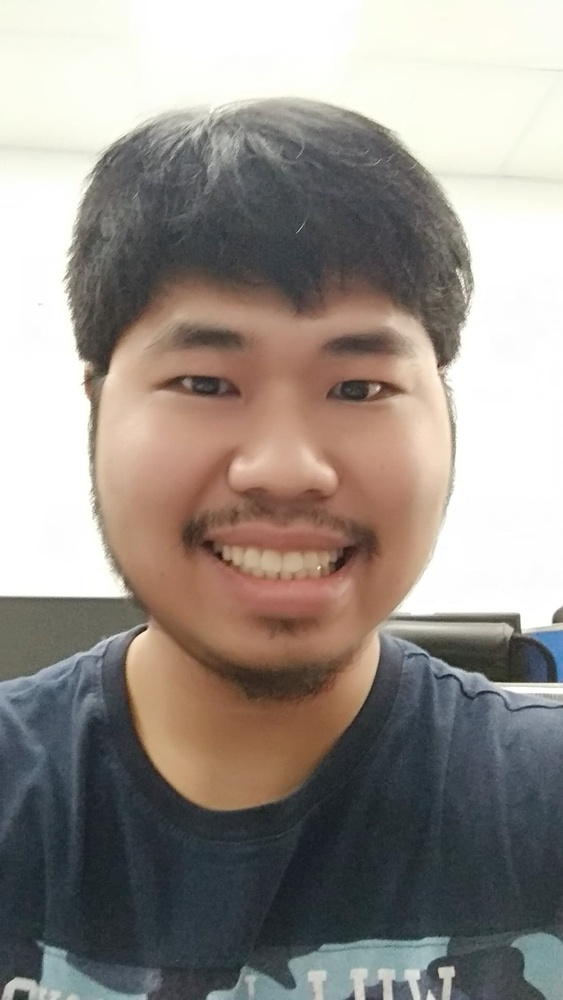
#> input picture victor.jpg, 563 x 1000 px, shrunk from 1094 x 1944 before the run
$ python HW2_code.py
#> lines starting #> are read from the running program, lines starting #| are printed output that depends on the picture; after the words box and inside, x2 and y2 are one past the last pixel; in counts of white or black regions, pixels touching at a corner belong together
import numpy as np
import cv2

face_cascade = cv2.CascadeClassifier('haarcascade_frontalface_default.xml')
eye_cascade = cv2.CascadeClassifier('haarcascade_eye.xml')
smile_cascade=cv2.CascadeClassifier('haarcascade_smile.xml')

#filename = 'friends'
#filename = 'GOT'
#filename = 'lena'
filename = 'victor'
face_eye_smile=[True,True,True]

img = cv2.imread(filename+'.jpg')
#> img is the input picture: shape (1000, 563, 3); mean B, G, R 137.6, 143.8, 151.1
gray = cv2.cvtColor(img, cv2.COLOR_BGR2GRAY)
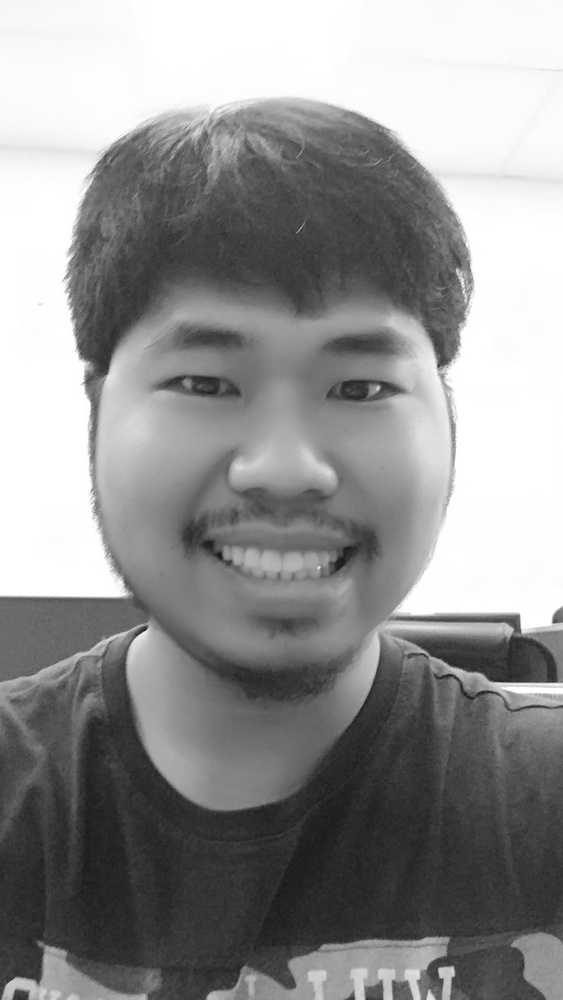
#> gray: shape (1000, 563); min 17, max 255, mean 145.3

if face_eye_smile[0]:

    faces = face_cascade.detectMultiScale(gray, 1.3, 5) ###
#> faces = [[57, 221, 423, 423]]
    for (x,y,w,h) in faces:
        img = cv2.rectangle(img,(x,y),(x+w,y+h),(255,0,0),2)
        roi_gray = gray[y:y+h, x:x+w]
        roi_color = img[y:y+h, x:x+w]
        if face_eye_smile[1]:
            eyes = eye_cascade.detectMultiScale(roi_gray,1.1,22)###
            for (ex,ey,ew,eh) in eyes:
                cv2.rectangle(roi_color,(ex,ey),(ex+ew,ey+eh),(0,255,0),2)
        if face_eye_smile[2]:
            smiles=smile_cascade.detectMultiScale(roi_gray,1.9,22) ###
            for (ex,ey,ew,eh) in smiles:
                cv2.rectangle (roi_color,(ex,ey),(ex+ew,ey+eh),(0,0,255),2)
#> this loop made 1 pass
#> (x, y, w, h, eyes, smiles) on pass 1: (57, 221, 423, 423, [[251, 115, 100, 100], [93, 110, 103, 103]], [[101, 274, 247, 123]])
#> pass 1, `img = cv2.rectangle(img,(x,y),(x+w,y+h),(255,0,0),2)`:
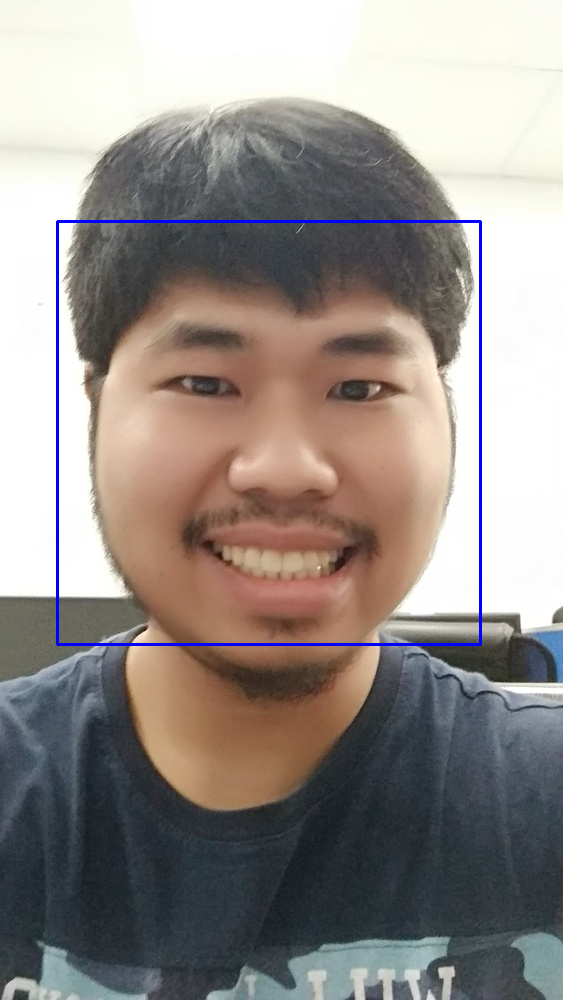
#> img: shape (1000, 563, 3); 0.9% of pixels changed, all inside (x1, y1, x2, y2) = (56, 220, 482, 646)
#> pass 1, `roi_gray = gray[y:y+h, x:x+w]`:
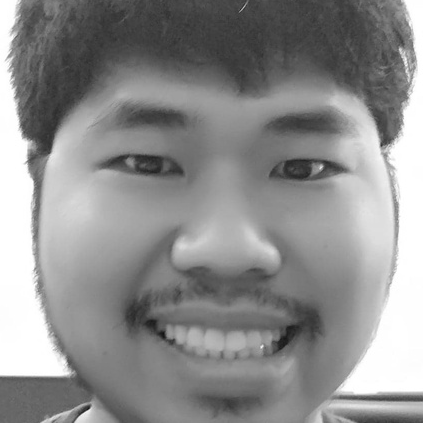
#> roi_gray: shape (423, 423); min 17, max 255, mean 141.8
#> pass 1, `roi_color = img[y:y+h, x:x+w]`:
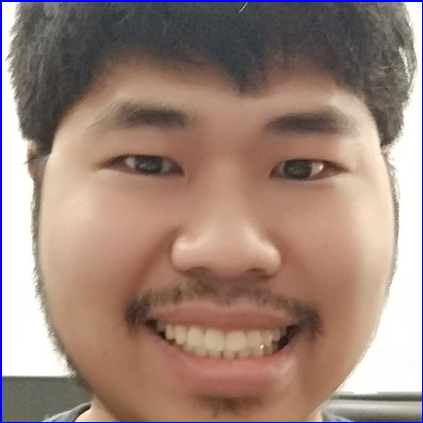
#> roi_color: shape (423, 423, 3); mean B, G, R 122.9, 133.4, 158.5
#> after the loop:
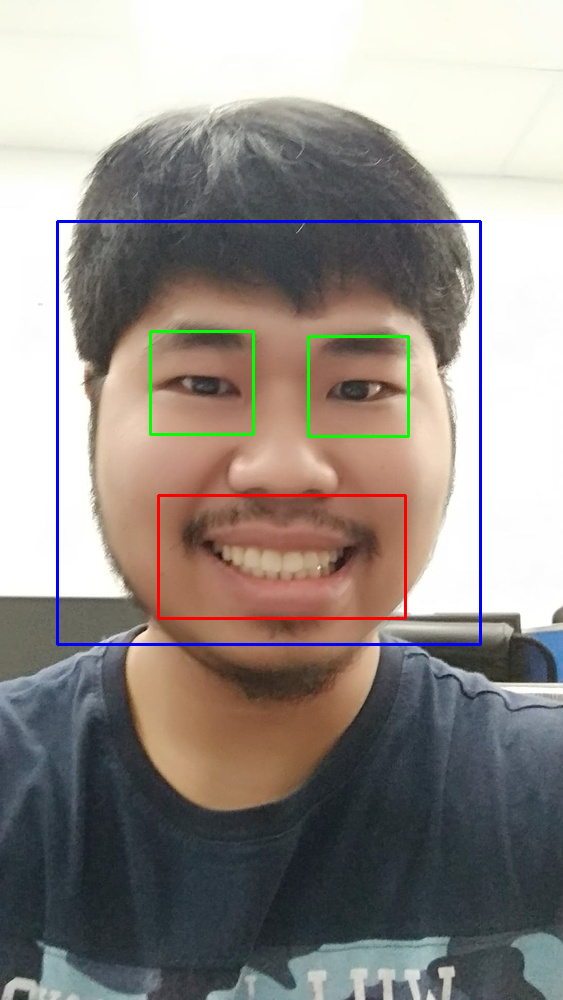
#> img: shape (1000, 563, 3); 0.82% of pixels changed, all inside (x1, y1, x2, y2) = (149, 330, 410, 620)
#> after the loop:
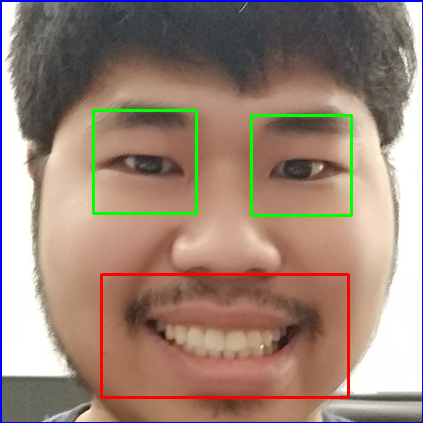
#> roi_color: shape (423, 423, 3); 2.6% of pixels changed, all inside (x1, y1, x2, y2) = (92, 109, 353, 399)

list_=['face','_eye','_smile']
out_name='_'
for i,e in enumerate(face_eye_smile):
    if e==True:
        out_name=out_name+list_[i]

cv2.imwrite(filename+out_name+'.jpg', img)

cv2.imshow('img',img)
#cv2.waitKey(0)
cv2.destroyAllWindows()

$ run again, with friends.jpg copied over victor.jpg
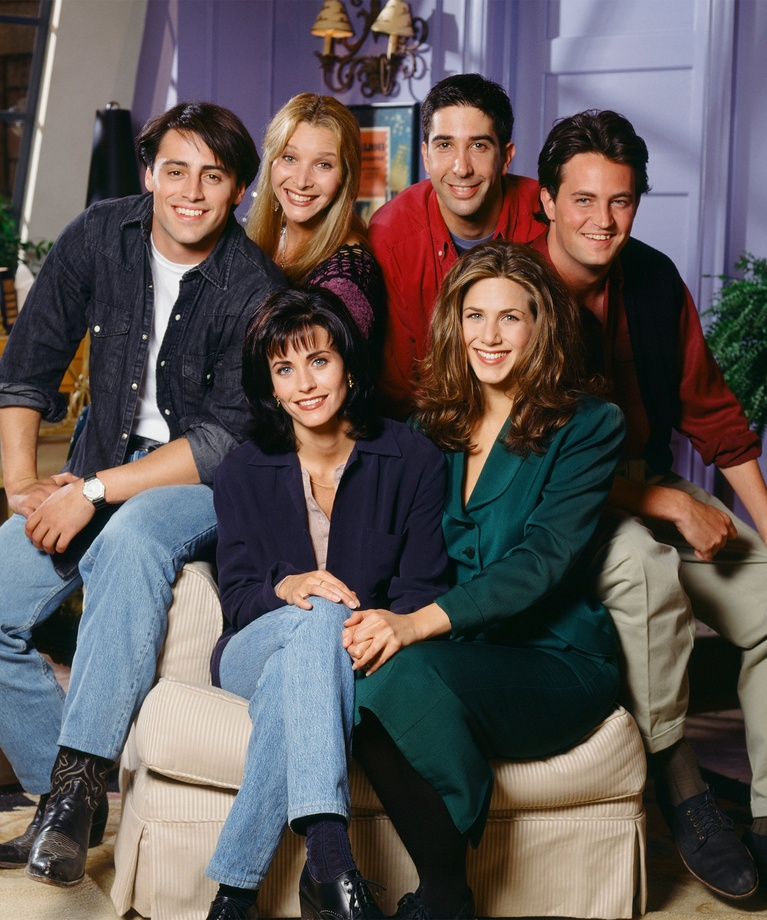
#> input picture friends.jpg, 767 x 920 px, shrunk from 2000 x 2400 before the run
#> img is the input picture: shape (920, 767, 3); mean B, G, R 84.1, 84.9, 93.1
#> `gray = cv2.cvtColor(img, cv2.COLOR_BGR2GRAY)`:
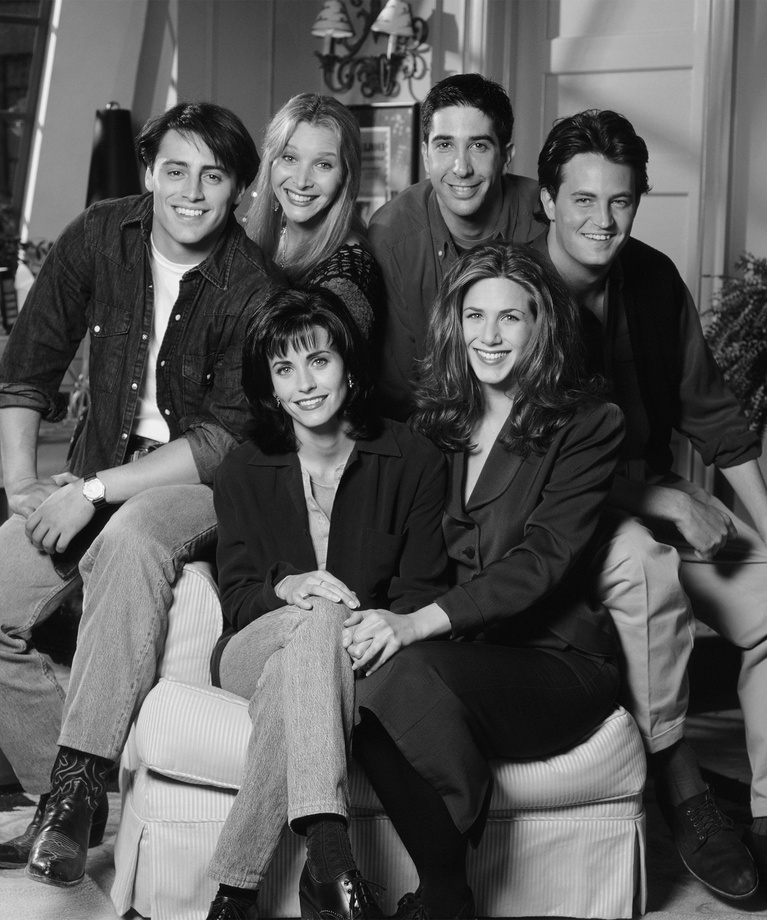
#> gray: shape (920, 767); min 2, max 254, mean 87.2
#> faces = [[413, 108, 98, 98], [257, 123, 96, 96], [146, 136, 96, 96], [554, 163, 95, 95], [448, 282, 91, 91], [259, 329, 94, 94]]
#> the loop `for (x,y,w,h) in faces:` made 6 passes
#> (x, y, w, h, eyes) on passes 1 to 3: (413, 108, 98, 98, [[19, 25, 24, 24], [53, 25, 24, 24]]), (257, 123, 96, 96, [[54, 29, 25, 25]]), (146, 136, 96, 96, [[17, 25, 26, 26]])
#> after the loop `for (x,y,w,h) in faces:`:
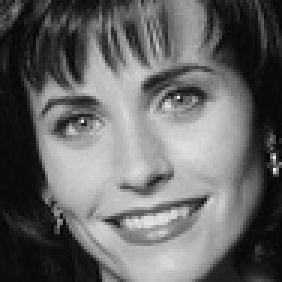
#> roi_gray: shape (94, 94) (shown 3 times larger); min 2, max 240, mean 101.9
